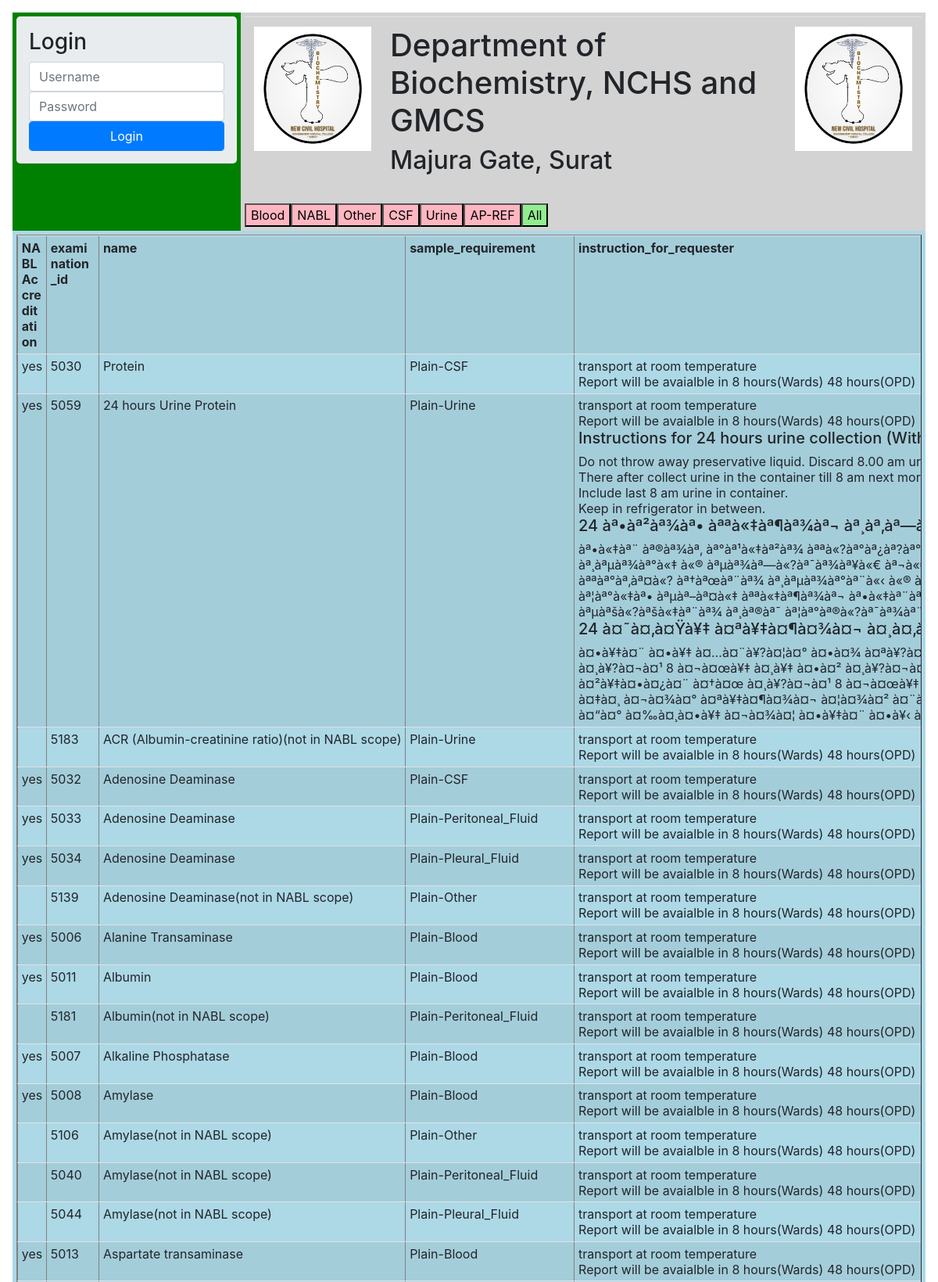
The page / (upper part) on the database its author committed.
### tables this page shows
CREATE TABLE `examination` (
  `examination_id` int(11) NOT NULL AUTO_INCREMENT,
  `name` varchar(50) NOT NULL,
  `sample_requirement` varchar(100) NOT NULL DEFAULT 'NULL',
  `edit_specification` varchar(5000) NOT NULL,
  `description` varchar(300) DEFAULT NULL,
  `request_route` varchar(300) DEFAULT NULL,
  `display_route` varchar(300) DEFAULT NULL,
  `print_route` varchar(300) DEFAULT NULL,
  `request_route_priority` varchar(10) DEFAULT NULL,
  `display_route_priority` varchar(10) DEFAULT NULL,
  `print_route_priority` varchar(10) DEFAULT NULL,
  `display_format` varchar(50) DEFAULT NULL,
  `insert_minimum_authorization_level` int(11) DEFAULT NULL,
  `update_minimum_authorization_level` int(11) DEFAULT NULL,
  `select_minimum_authorization_level` int(11) DEFAULT NULL,
  `delete_minimum_authorization_level` int(11) DEFAULT NULL,
  `append_user` int(11) DEFAULT NULL COMMENT 'if ''yes;, it will add last editor name beside result',
  `default_value` varchar(200) DEFAULT NULL,
  `equipment` varchar(10) DEFAULT NULL,
  `display_help` text DEFAULT NULL COMMENT 'help on screen',
  `print_help` text DEFAULT NULL COMMENT 'help in report',
  `accr_status` varchar(10) DEFAULT NULL COMMENT 'if ''yes'', it report will display symbol',
  `display_choice` varchar(10) DEFAULT NULL,
  `displayed_scope` varchar(10) DEFAULT NULL,
  `instruction_for_requester` text DEFAULT NULL,
  `class_tag` varchar(100) DEFAULT NULL,
  PRIMARY KEY (`examination_id`),
  KEY `sample_requirement` (`sample_requirement`)
);

### index.php (the view, shortened to what this page needs)
<?php
require_once 'base/common.php';
echo '		  	<link rel="stylesheet" href="project_common.css">
				<script src="project_common.js"></script>
				';
head($GLOBALS['application_name']);
echo '<div class="index_page">';
	echo '<div
			style=	"
					grid-area: login;
					background-color:green;
					padding:5px;
					">';
		login('xxx_start_button.php');
	echo '</div>';
	echo '<div
			style=	"
					grid-area: mmenu;
					background-color:lightgray;
					padding:5px;
					">';
		$tag_list=index_menu();
	echo '</div>';
	echo '<div
			style=	"
					grid-area: sstatus;
					background-color:lightblue;
					padding:5px;
					">';
			display_info();
	echo '</div>';
echo '</div>';
tail();
function display_info()
{
	$link=get_link($GLOBALS['main_user'],$GLOBALS['main_pass']);
	$sql='select
				accr_status as `NABL Accreditation` ,
				examination_id, name,
				sample_requirement,
				instruction_for_requester,
				display_help as `units/reference_range/method`,
				class_tag
			from examination
			where
				sample_requirement!=\'None\'
				and
				displayed_scope=\'yes\'
			order by
				name,sample_requirement
	';
	$result=run_query($link,$GLOBALS['database'],$sql);
	display_sql_result_data_for_index($result,$show_hide='no');
}
function display_sql_result_data_for_index($result,$show_hide='yes')
{
		echo '<table border=1 class="table table-sm table-striped table-hover table-responsive">';
        $first_data='yes';
        while($array=get_single_row($result))
        {
                if($first_data=='yes')
                {
                        echo '<tr bgcolor=lightgreen>';
                        foreach($array as $key=>$value)
                        {
                                echo '<th>'.$key.'</th>';
                        }
                        echo '</tr>';
                        $first_data='no';
                }
                $class_tag=str_replace(","," ",$array['class_tag']);
                echo '<tr class=" ex-tr '.$array['sample_requirement'].' '.$class_tag.' ">';
                foreach($array as $key=>$value)
                {
                        echo '<td style="white-space: nowrap;">'.$value.'</td>';
                }
                echo '</tr>';
        }
        echo '</table>';
}
function index_menu()
{
	$link=get_link($GLOBALS['main_user'],$GLOBALS['main_pass']);
	$sql='select distinct class_tag from examination';
	$result=run_query($link,$GLOBALS['database'],$sql);
	$class_tag_array=[];
	while($ar=get_single_row($result))
	{
		$ex=explode(',',$ar['class_tag']);
		foreach ($ex as $tag)
		{
			if($tag!='')
			{
				$class_tag_array[$tag]=$tag;
			}
		}
	}
	echo '<table class="table help">';
	echo '<tr>';
	echo '<td>';
		echo '<div><img src="img/biogmcs.jpg" width="150" ></div>';
	echo '</td>';
	echo '<td>';
	echo '<h1>Department of Biochemistry, NCHS and GMCS</h1>';
	echo '<h2>Majura Gate, Surat</h2>';
	echo '</td>';
	echo '<td>';
	echo '<div><img src="img/biogmcs.jpg" width="150" ></div>';
	echo '</td>';
	echo '</tr>';
	echo '</table>';
	foreach($class_tag_array as $one_tag=>$v)
	{
		echo '<button style="background-color:lightpink" type=button id='.$one_tag.'>'.$one_tag.'</button>';
	}
	echo '<button type=button id=All style="background-color:lightgreen">All</button>';
	return json_encode($class_tag_array);
}
?>

### base/common.php (shortened to what this page needs)
<?php
function login($action='start.php')
{
echo '
        <form method=post action=\''.$GLOBALS['start_script'].'\' class="form-group jumbotron  m-0 p-3">
            <h3>Login</h3>
            <div><input class="form-control" type=text name=login placeholder=Username></div>
            <div><input class="form-control" type=password name=password placeholder=Password></div>
            <input type=hidden name=session_name value=\''.session_name().'\'>
            <button class="form-control btn btn-primary" type=submit name=action value=login>Login</button>
        </form>
  ';
}
function head($title='blank')
{
  if(!isset($GLOBALS['nojunk']))
  {
    echo '
    <!DOCTYPE html>
    <html lang="en">
    <head>
      <title>'.$title.'</title>
      <meta charset="utf-8">
      <meta name="viewport" content="width=device-width, initial-scale=1">
      <link rel="stylesheet" href="bootstrap/css/bootstrap.min.css">
      <script src="bootstrap/jquery-3.3.1.js"></script>
      <script src="bootstrap/popper.js"></script>
      <script src="bootstrap/js/bootstrap.min.js"></script>
      <link rel="stylesheet" href="flatpickr/flatpickr.min.css">
      <script src="flatpickr/flatpickr.min.js"></script>
      <link href="ed/summernote.min.css" rel="stylesheet">
      <script src="ed/summernote.min.js"></script>
      <style>
        #main_container
        {
          display: grid;
          grid-template-rows: auto auto;
        }
        #root_menu
        {
          grid-row-start:1;
          grid-row-end:2;
          justify-self:end;
        }
        #application
        {
          grid-row-start:2;
          grid-row-end:3;
        }
      </style>
    </head>
    <body class="p-3">';
  }
}
function tail()
{
  if(!isset($GLOBALS['nojunk']))
  {
    echo '</body>
    <script>
    flatpickr(".flatpickr-date", {});
    flatpickr(".flatpickr-datetime", {dateFormat: "Y-m-dTH:i" , enableTime:true,time_24hr: true});
    </script>
    </html>';
  }
}
function run_query($link,$db,$sql,$display_error='yes')
{
  $db_success=mysqli_select_db($link,$db);
  if(!$db_success)
  {
    if($display_error=='yes')
    {
      echo 'error2:'.mysqli_error($link);
    }
    return false;
  }
  else
  {
    try
    {
      $result=mysqli_query($link,$sql);
    }
    catch (mysqli_sql_exception $e)
    {
      if($display_error=='yes')
      {
        echo 'Caught exception: ',  $e->getMessage(), "\n";
      }
      $result=false;
    }
  }
  if(!$result)
  {
    if($display_error=='yes'){echo 'error3:'.$sql.'<br>'.mysqli_error($link);} return false;
  }
  else
  {
    return $result;
  }
}
function get_single_row($result)
{
    if($result!=false)
    {
      return mysqli_fetch_assoc($result);
    }
    else
    {
      echo 'error get_single_row()';
      return false;
    }
}
?>

### project_common.css (style rules this page uses)
@media only screen and (min-width: 961px) { .index_page { display:grid; background-color:red; grid-template-columns: 1fr 1fr 1fr 1fr; grid-template-rows: auto auto; grid-template-areas: 'login mmenu mmenu mmenu' 'sstatus sstatus sstatus sstatus'; } }
th, td { padding: 2px; }
* { overflow-wrap: anywhere; }

### rows shown on the page
examination: key "NABL Accreditation", key "examination_id", key "name", key "sample_requirement", key "instruction_for_requester", accr_status "yes", examination_id "5030", name "Protein", sample_requirement "Plain-CSF", instruction_for_requester "transport at room temperature Report will be avaialble in 8 hours(Wards) 48 hours(OPD)"
examination: accr_status "yes", examination_id "5059", name "24 hours Urine Protein", sample_requirement "Plain-Urine", instruction_for_requester "transport at room temperature Report will be avaialble in 8 hours(Wards) 48 hours(OPD) Instructions for 24 hours urine collection Do not throw away preservative liquid. Discard 8.00 am There after collect urine in the container till 8 am next Include last 8 am urine in container. Keep in refrigerator in between. 24 àª•àª²àª¾àª• àªªà«‡àª¶àª¾àª¬ àª•à«‡àª¨ àª®àª¾àª‚ àª°àª¹à«‡àª²àª¾ àª¸àªµàª¾àª°à«‡ à«® àªµàª¾àª—à«?àª¯àª¾àª¥à«€ àªªàª°àª‚àª¤à«? àª†àªœàª¨àª¾ àª¸àªµàª¾àª°àª¨à«‹ à«® àª¦àª°à«‡àª• àªµàª–àª¤à«‡ àªªà«‡àª¶àª¾àª¬ àªµàªšà«?àªšà«‡àª¨àª¾ àª¸àª®àª¯ 24 à¤˜à¤‚à¤Ÿà¥‡ à¤ªà¥‡à¤¶à¤¾à¤¬ à¤•à¥‡à¤¨ à¤•à¥‡ à¤…à¤¨à¥?à¤¦à¤° à¤•à¤¾ à¤¸à¥?à¤¬à¤¹ 8 à¤¬à¤œà¥‡ à¤¸à¥‡ à¤•à¤² à¤²à¥‡à¤•à¤¿à¤¨ à¤†à¤œ à¤¸à¥?à¤¬à¤¹…"
examination: examination_id "5183", name "ACR (Albumin-creatinine ratio)(not in NABL scope)", sample_requirement "Plain-Urine", instruction_for_requester "transport at room temperature Report will be avaialble in 8 hours(Wards) 48 hours(OPD)"
examination: accr_status "yes", examination_id "5032", name "Adenosine Deaminase", sample_requirement "Plain-CSF", instruction_for_requester "transport at room temperature Report will be avaialble in 8 hours(Wards) 48 hours(OPD)"
examination: accr_status "yes", examination_id "5033", name "Adenosine Deaminase", sample_requirement "Plain-Peritoneal_Fluid", instruction_for_requester "transport at room temperature Report will be avaialble in 8 hours(Wards) 48 hours(OPD)"
examination: accr_status "yes", examination_id "5034", name "Adenosine Deaminase", sample_requirement "Plain-Pleural_Fluid", instruction_for_requester "transport at room temperature Report will be avaialble in 8 hours(Wards) 48 hours(OPD)"
examination: examination_id "5139", name "Adenosine Deaminase(not in NABL scope)", sample_requirement "Plain-Other", instruction_for_requester "transport at room temperature Report will be avaialble in 8 hours(Wards) 48 hours(OPD)"
examination: accr_status "yes", examination_id "5006", name "Alanine Transaminase", sample_requirement "Plain-Blood", instruction_for_requester "transport at room temperature Report will be avaialble in 8 hours(Wards) 48 hours(OPD)"
examination: accr_status "yes", examination_id "5011", name "Albumin", sample_requirement "Plain-Blood", instruction_for_requester "transport at room temperature Report will be avaialble in 8 hours(Wards) 48 hours(OPD)"
examination: examination_id "5181", name "Albumin(not in NABL scope)", sample_requirement "Plain-Peritoneal_Fluid", instruction_for_requester "transport at room temperature Report will be avaialble in 8 hours(Wards) 48 hours(OPD)"
examination: accr_status "yes", examination_id "5007", name "Alkaline Phosphatase", sample_requirement "Plain-Blood", instruction_for_requester "transport at room temperature Report will be avaialble in 8 hours(Wards) 48 hours(OPD)"
examination: accr_status "yes", examination_id "5008", name "Amylase", sample_requirement "Plain-Blood", instruction_for_requester "transport at room temperature Report will be avaialble in 8 hours(Wards) 48 hours(OPD)"
examination: examination_id "5106", name "Amylase(not in NABL scope)", sample_requirement "Plain-Other", instruction_for_requester "transport at room temperature Report will be avaialble in 8 hours(Wards) 48 hours(OPD)"
examination: examination_id "5040", name "Amylase(not in NABL scope)", sample_requirement "Plain-Peritoneal_Fluid", instruction_for_requester "transport at room temperature Report will be avaialble in 8 hours(Wards) 48 hours(OPD)"
examination: examination_id "5044", name "Amylase(not in NABL scope)", sample_requirement "Plain-Pleural_Fluid", instruction_for_requester "transport at room temperature Report will be avaialble in 8 hours(Wards) 48 hours(OPD)"
examination: accr_status "yes", examination_id "5013", name "Aspartate transaminase", sample_requirement "Plain-Blood", instruction_for_requester "transport at room temperature Report will be avaialble in 8 hours(Wards) 48 hours(OPD)"

### other values the page prints
$one_tag "Blood"
$one_tag "NABL"
$one_tag "Other"
$one_tag "CSF"
$one_tag "Urine"
$one_tag "AP-REF"
